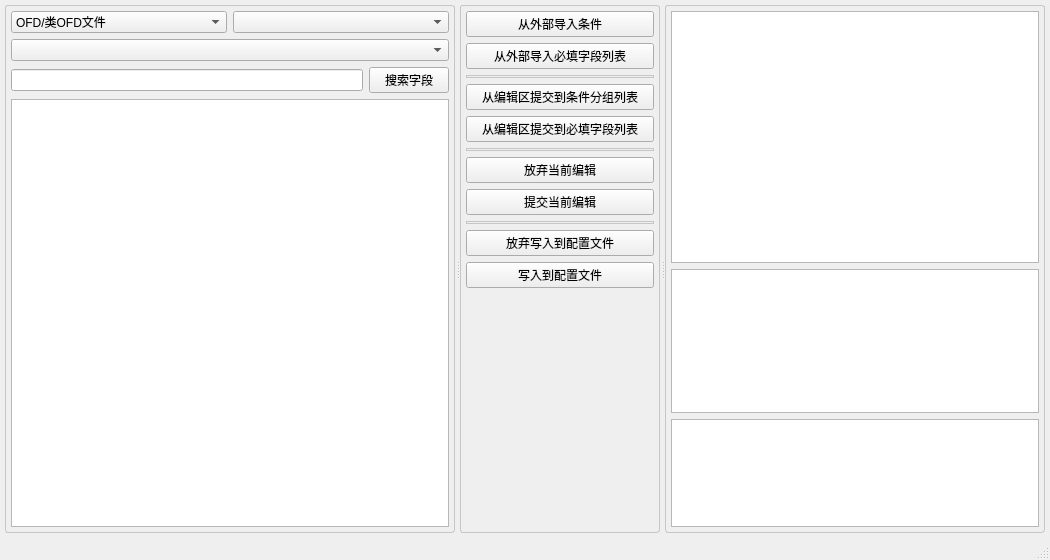
<?xml version="1.0" encoding="UTF-8"?>
<ui version="4.0">
 <class>FormFieldCheckEditTools</class>
 <widget class="QMainWindow" name="FormFieldCheckEditTools">
  <property name="geometry">
   <rect>
    <x>0</x>
    <y>0</y>
    <width>1050</width>
    <height>560</height>
   </rect>
  </property>
  <property name="minimumSize">
   <size>
    <width>860</width>
    <height>480</height>
   </size>
  </property>
  <property name="windowTitle">
   <string>字段必填规则配置工具</string>
  </property>
  <widget class="QWidget" name="centralwidget">
   <layout class="QGridLayout" name="gridLayout">
    <property name="leftMargin">
     <number>5</number>
    </property>
    <property name="topMargin">
     <number>5</number>
    </property>
    <property name="rightMargin">
     <number>5</number>
    </property>
    <property name="bottomMargin">
     <number>5</number>
    </property>
    <property name="spacing">
     <number>3</number>
    </property>
    <item row="0" column="0">
     <widget class="QSplitter" name="splitter">
      <property name="orientation">
       <enum>Qt::Horizontal</enum>
      </property>
      <property name="opaqueResize">
       <bool>true</bool>
      </property>
      <property name="handleWidth">
       <number>5</number>
      </property>
      <property name="childrenCollapsible">
       <bool>true</bool>
      </property>
      <widget class="QFrame" name="frameConfig">
       <property name="sizePolicy">
        <sizepolicy hsizetype="Preferred" vsizetype="Preferred">
         <horstretch>0</horstretch>
         <verstretch>0</verstretch>
        </sizepolicy>
       </property>
       <property name="minimumSize">
        <size>
         <width>450</width>
         <height>0</height>
        </size>
       </property>
       <property name="maximumSize">
        <size>
         <width>16777215</width>
         <height>16777215</height>
        </size>
       </property>
       <property name="sizeIncrement">
        <size>
         <width>0</width>
         <height>0</height>
        </size>
       </property>
       <property name="baseSize">
        <size>
         <width>0</width>
         <height>0</height>
        </size>
       </property>
       <property name="styleSheet">
        <string notr="true">.QFrame{
border-left: 1px solid rgb(198, 198, 198);
border-right: 1px solid rgb(198, 198, 198);
border-top: 1px solid rgb(198, 198, 198);
border-bottom: 1px solid rgb(198, 198, 198);
border-radius:3px;
}</string>
       </property>
       <layout class="QVBoxLayout" name="verticalLayout">
        <property name="leftMargin">
         <number>5</number>
        </property>
        <property name="topMargin">
         <number>5</number>
        </property>
        <property name="rightMargin">
         <number>5</number>
        </property>
        <property name="bottomMargin">
         <number>5</number>
        </property>
        <item>
         <layout class="QHBoxLayout" name="horizontalLayout_2">
          <item>
           <widget class="QComboBox" name="comboBox_1">
            <item>
             <property name="text">
              <string>OFD/类OFD文件</string>
             </property>
            </item>
            <item>
             <property name="text">
              <string>CSV分隔符文件</string>
             </property>
            </item>
            <item>
             <property name="text">
              <string>FIXED字段定长文件</string>
             </property>
            </item>
           </widget>
          </item>
          <item>
           <widget class="QComboBox" name="comboBox_2"/>
          </item>
         </layout>
        </item>
        <item>
         <widget class="QComboBox" name="comboBox_3"/>
        </item>
        <item>
         <layout class="QHBoxLayout" name="horizontalLayout">
          <item>
           <widget class="QLineEdit" name="searchLineEdit"/>
          </item>
          <item>
           <widget class="QPushButton" name="searchPushButton">
            <property name="maximumSize">
             <size>
              <width>16777215</width>
              <height>32</height>
             </size>
            </property>
            <property name="text">
             <string>搜索字段</string>
            </property>
           </widget>
          </item>
         </layout>
        </item>
        <item>
         <widget class="QTableWidget" name="tableWidgetFieldList">
          <property name="contextMenuPolicy">
           <enum>Qt::CustomContextMenu</enum>
          </property>
         </widget>
        </item>
       </layout>
      </widget>
      <widget class="QFrame" name="frameButton">
       <property name="minimumSize">
        <size>
         <width>200</width>
         <height>0</height>
        </size>
       </property>
       <property name="maximumSize">
        <size>
         <width>200</width>
         <height>16777215</height>
        </size>
       </property>
       <property name="styleSheet">
        <string notr="true">.QFrame{
border-left: 1px solid rgb(198, 198, 198);
border-right: 1px solid rgb(198, 198, 198);
border-top: 1px solid rgb(198, 198, 198);
border-bottom: 1px solid rgb(198, 198, 198);
border-radius:3px;
}</string>
       </property>
       <layout class="QVBoxLayout" name="verticalLayout_2">
        <property name="leftMargin">
         <number>5</number>
        </property>
        <property name="topMargin">
         <number>5</number>
        </property>
        <property name="rightMargin">
         <number>5</number>
        </property>
        <property name="bottomMargin">
         <number>5</number>
        </property>
        <item>
         <widget class="QPushButton" name="pushButton_ImportCon">
          <property name="maximumSize">
           <size>
            <width>16777215</width>
            <height>32</height>
           </size>
          </property>
          <property name="toolTip">
           <string>导入形如“业务代码=01&amp;客户类别=1”的条件列表</string>
          </property>
          <property name="text">
           <string>从外部导入条件</string>
          </property>
         </widget>
        </item>
        <item>
         <widget class="QPushButton" name="pushButton_ImportField">
          <property name="maximumSize">
           <size>
            <width>16777215</width>
            <height>32</height>
           </size>
          </property>
          <property name="toolTip">
           <string>导入形如“姓名,性别”使用英文逗号分割的字段列表</string>
          </property>
          <property name="text">
           <string>从外部导入必填字段列表</string>
          </property>
         </widget>
        </item>
        <item>
         <widget class="Line" name="line_4">
          <property name="orientation">
           <enum>Qt::Horizontal</enum>
          </property>
         </widget>
        </item>
        <item>
         <widget class="QPushButton" name="pushButton_summitCon">
          <property name="maximumSize">
           <size>
            <width>16777215</width>
            <height>32</height>
           </size>
          </property>
          <property name="toolTip">
           <string>&lt;html&gt;&lt;head/&gt;&lt;body&gt;&lt;p&gt;将编辑区已填写的条件生成条件规则并提交，如编辑区没填写任何条件，则将生成一个适用于所有记录的规则&lt;/p&gt;&lt;/body&gt;&lt;/html&gt;</string>
          </property>
          <property name="text">
           <string>从编辑区提交到条件分组列表</string>
          </property>
         </widget>
        </item>
        <item>
         <widget class="QPushButton" name="pushButton_summitField">
          <property name="maximumSize">
           <size>
            <width>16777215</width>
            <height>32</height>
           </size>
          </property>
          <property name="toolTip">
           <string>&lt;html&gt;&lt;head/&gt;&lt;body&gt;&lt;p&gt;将编辑区勾选的必填字段提交到必填字段列表&lt;/p&gt;&lt;/body&gt;&lt;/html&gt;</string>
          </property>
          <property name="text">
           <string>从编辑区提交到必填字段列表</string>
          </property>
         </widget>
        </item>
        <item>
         <widget class="Line" name="line">
          <property name="orientation">
           <enum>Qt::Horizontal</enum>
          </property>
         </widget>
        </item>
        <item>
         <widget class="QPushButton" name="pushButton_abandonSummit">
          <property name="maximumSize">
           <size>
            <width>16777215</width>
            <height>32</height>
           </size>
          </property>
          <property name="text">
           <string>放弃当前编辑</string>
          </property>
         </widget>
        </item>
        <item>
         <widget class="QPushButton" name="pushButton_Summit">
          <property name="maximumSize">
           <size>
            <width>16777215</width>
            <height>32</height>
           </size>
          </property>
          <property name="text">
           <string>提交当前编辑</string>
          </property>
         </widget>
        </item>
        <item>
         <widget class="Line" name="line_3">
          <property name="orientation">
           <enum>Qt::Horizontal</enum>
          </property>
         </widget>
        </item>
        <item>
         <widget class="QPushButton" name="pushButton_AbandonWrite">
          <property name="maximumSize">
           <size>
            <width>16777215</width>
            <height>32</height>
           </size>
          </property>
          <property name="text">
           <string>放弃写入到配置文件</string>
          </property>
         </widget>
        </item>
        <item>
         <widget class="QPushButton" name="pushButton_WriteToFile">
          <property name="maximumSize">
           <size>
            <width>16777215</width>
            <height>32</height>
           </size>
          </property>
          <property name="text">
           <string>写入到配置文件</string>
          </property>
         </widget>
        </item>
        <item>
         <spacer name="verticalSpacer">
          <property name="orientation">
           <enum>Qt::Vertical</enum>
          </property>
          <property name="sizeHint" stdset="0">
           <size>
            <width>20</width>
            <height>40</height>
           </size>
          </property>
         </spacer>
        </item>
       </layout>
      </widget>
      <widget class="QFrame" name="frameCheckList">
       <property name="styleSheet">
        <string notr="true">.QFrame{
border-left: 1px solid rgb(198, 198, 198);
border-right: 1px solid rgb(198, 198, 198);
border-top: 1px solid rgb(198, 198, 198);
border-bottom: 1px solid rgb(198, 198, 198);
border-radius:3px;
}</string>
       </property>
       <layout class="QVBoxLayout" name="verticalLayout_3" stretch="7,4,3">
        <property name="leftMargin">
         <number>5</number>
        </property>
        <property name="topMargin">
         <number>5</number>
        </property>
        <property name="rightMargin">
         <number>5</number>
        </property>
        <property name="bottomMargin">
         <number>5</number>
        </property>
        <item>
         <widget class="QTableWidget" name="tableWidgetCheckList">
          <property name="contextMenuPolicy">
           <enum>Qt::ActionsContextMenu</enum>
          </property>
         </widget>
        </item>
        <item>
         <widget class="QTableWidget" name="tableWidgeConditionList"/>
        </item>
        <item>
         <widget class="QTextBrowser" name="textBrowserVisualizationConfig">
          <property name="toolTip">
           <string>&lt;html&gt;&lt;head/&gt;&lt;body&gt;&lt;p&gt;这里是当前编辑的规则要求必填的字段清单...&lt;/p&gt;&lt;/body&gt;&lt;/html&gt;</string>
          </property>
         </widget>
        </item>
       </layout>
      </widget>
     </widget>
    </item>
   </layout>
  </widget>
  <widget class="QMenuBar" name="menubar">
   <property name="geometry">
    <rect>
     <x>0</x>
     <y>0</y>
     <width>1050</width>
     <height>22</height>
    </rect>
   </property>
  </widget>
  <widget class="QStatusBar" name="statusbar"/>
 </widget>
 <resources/>
 <connections/>
</ui>
